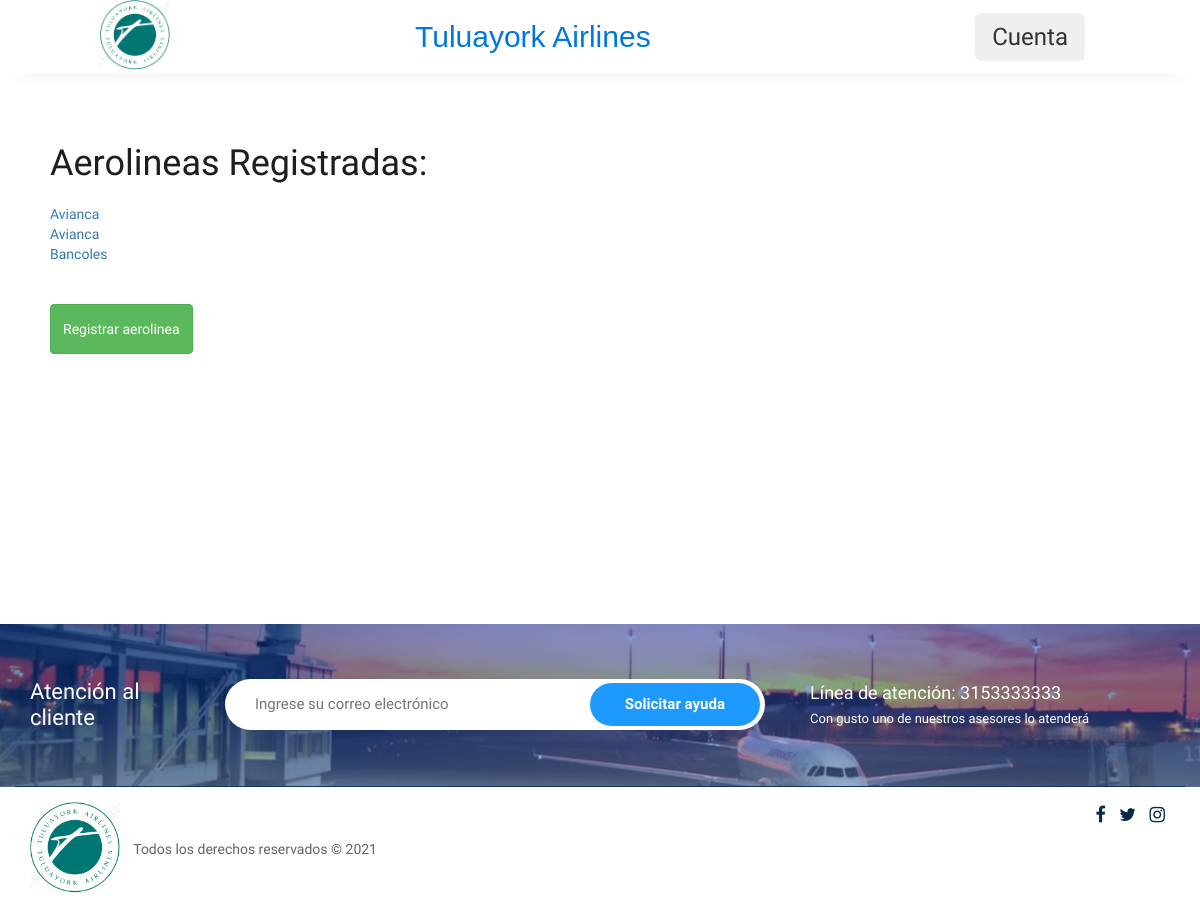
The app's page /aerolineas/ with its own data.
### vuelos/models.py (models this page shows, shortened)
class Aerolinea(models.Model):
    nombre = models.CharField(max_length=100,verbose_name="nombre")

### vuelos/views.py (the view)
# urls.py: path('aerolineas/', views.aerolineas, name='aerolineas'),
def aerolineas(request):
    aerolineas = Aerolinea.objects.all()
    context = {
            'aerolineas':aerolineas
            }
    return render(request,'vuelos/aerolineas.html',context)

### vuelos/templates/vuelos/aerolineas.html (shortened to what this page needs)
{% extends 'vuelos/base.html' %}
{% load static %}
{% block content %}
<br>
<div class="container mt-5 mb-5" >
  <div class="row d-flex align-items-center justify-content-center">
    <div class="col-md-6" >
        <div class="card px-5 py-5">
          <div class="form-input"><br>
            <h1> Aerolineas Registradas:</h1>
            <br>
            <ul>
	      {% for aerolinea in aerolineas %}
	      <li> <a href="{% url 'vuelos:modificar-aero' aerolinea.id%}">{{aerolinea.nombre}}</a></li>
              {% endfor %}
            </ul>
            <br><br>
            <a href="{% url 'vuelos:registrar-aerolinea' %}">
                <button type='submit' class="btn-success btn btn-primary mr-4 signup">Registrar aerolinea</button>
            </a>
          </div>
          </div>
        </div>
      </div>
    </div>
<br>
{% endblock %}

### vuelos/static/vuelos/css/style.css (style rules this page uses)
body { font-family: 'Raleway', sans-serif; font-weight: 400; margin: 0px; overflow-x: hidden; padding: 0px; }
h1, h2, h3, h4, h5 { margin: 0 }
h1, h2, h3, h4, h5, h6 { margin: 0px; padding: 0px; }
ul, ol { list-style: none; margin: 0px; padding: 0px; }
a, a:hover, a:focus { -webkit-text-decoration: none; -moz-text-decoration: none; -ms-text-decoration: none; -o-text-decoration: none; text-decoration: none; transition: ease all 0.5s; }
.card { border: none; padding: 20px; background-color: #fff; color: #1c1e21 }
.form-input { position: relative; margin-bottom: 10px; margin-top: 10px }
.signup { height: 50px; font-size: 14px }

### records on screen
Aerolinea: nombre "Avianca"
Aerolinea: nombre "Avianca"
Aerolinea: nombre "Bancoles"
